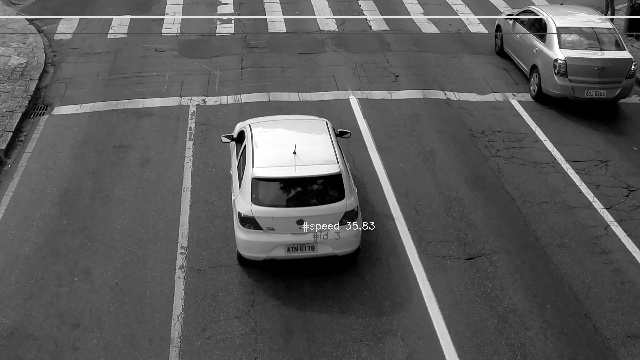
#> input picture test_gray/gr_cv.jpg, 640 x 360 px
$ python test10.py
#> lines starting #> are read from the running program, lines starting #| are printed output that depends on the picture
import cv2
img1 = cv2.imread('test_gray/gr_cv.jpg')
#> img1 is the input picture: shape (360, 640, 3); min 0, max 255, mean 89.7
img2 = cv2.imread('test_gray/gr_tt.jpg')
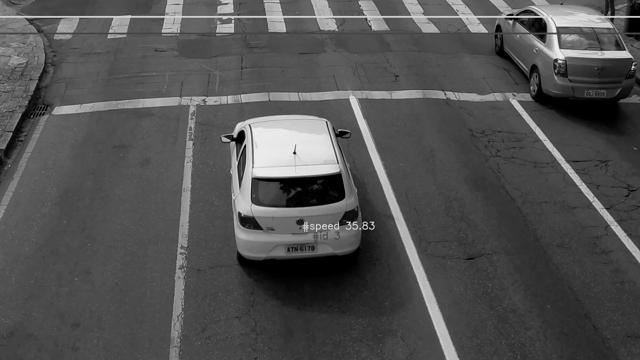
#> input picture test_gray/gr_tt.jpg, 640 x 360 px
#> img2 is the input picture: shape (360, 640, 3); min 0, max 252, mean 81.5
cv2.imshow("",img1 - img2)
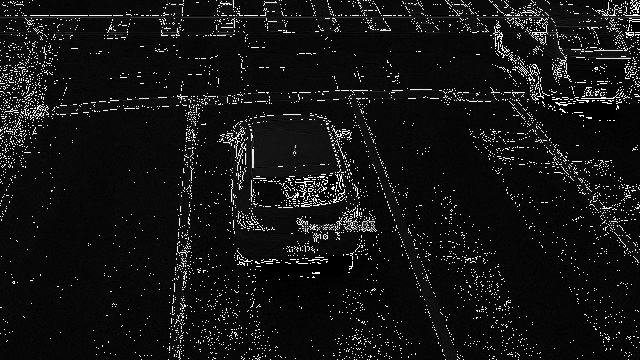
#> window '': shape (360, 640, 3); min 0, max 255, mean 20.6
cv2.waitKey(0)
